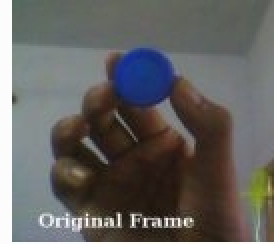
#> input picture opencv-python-学习笔记-kenny/笔记配套代码/04_cv_image-process/4.1color-space/test.jpeg, 137 x 122 px (shown 2 times larger)
$ python colordemo2.py
#> lines starting #> are read from the running program, lines starting #| are printed output that depends on the picture; after the words box and inside, x2 and y2 are one past the last pixel; in counts of white or black regions, pixels touching at a corner belong together
import cv2
import numpy as np

img = cv2.imread('test.jpeg')
#> img is the input picture: shape (122, 137, 3); mean B, G, R 95.8, 97.8, 99.4
hsv = cv2.cvtColor(img,cv2.COLOR_BGR2HSV)
#> hsv: shape (122, 137, 3); mean H, S, V 54.3, 59.2, 107.5
# define range of blue color in HSV
lower_blue = np.array([110,50,50])
upper_blue = np.array([130,255,255])

# Threshold the HSV image to get only blue colors
mask = cv2.inRange(hsv,lower_blue,upper_blue)
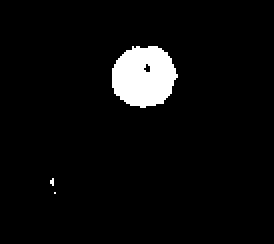
#> mask: shape (122, 137) (shown 2 times larger); 4.7% white; 3 white regions (2 under 20 px), largest, box (x1, y1, x2, y2) and area: (56, 23, 89, 54) 780
#将掩膜和用来图片进行位与操作
ret = cv2.bitwise_and(img,img,mask=mask)
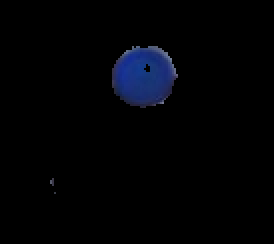
#> ret: shape (122, 137, 3) (shown 2 times larger); mean B, G, R 5.4, 2.5, 1.6

cv2.imshow('img',img)
cv2.imshow('mask',mask)
cv2.imshow('ret',ret)
cv2.waitKey(0)

cv2.destroyAllWindows()
